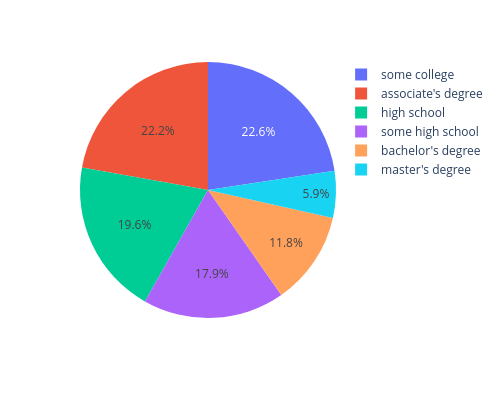

The code cell stored with this chart in its notebook:
### Code cell
px.pie(
    df,
    'parental_level_of_education',
    width=500, 
    height=400
)

### Figure 1 — Plotly figure (JSON) as saved in the notebook; plotly's stock layout.template omitted (floating-point values rounded to 4 significant figures; data arrays with more than 128 entries replaced by an {"elided": "..."} marker saying what was removed)
{"data": [{"domain": {"x": [0, 1], "y": [0, 1]}, "hovertemplate": "parental_level_of_education=%{label}<extra></extra>", "labels": {"elided": "1000 str values"}, "legendgroup": "", "name": "", "showlegend": true, "type": "pie"}], "layout": {"height": 400, "legend": {"tracegroupgap": 0}, "margin": {"t": 60}, "width": 500}}
